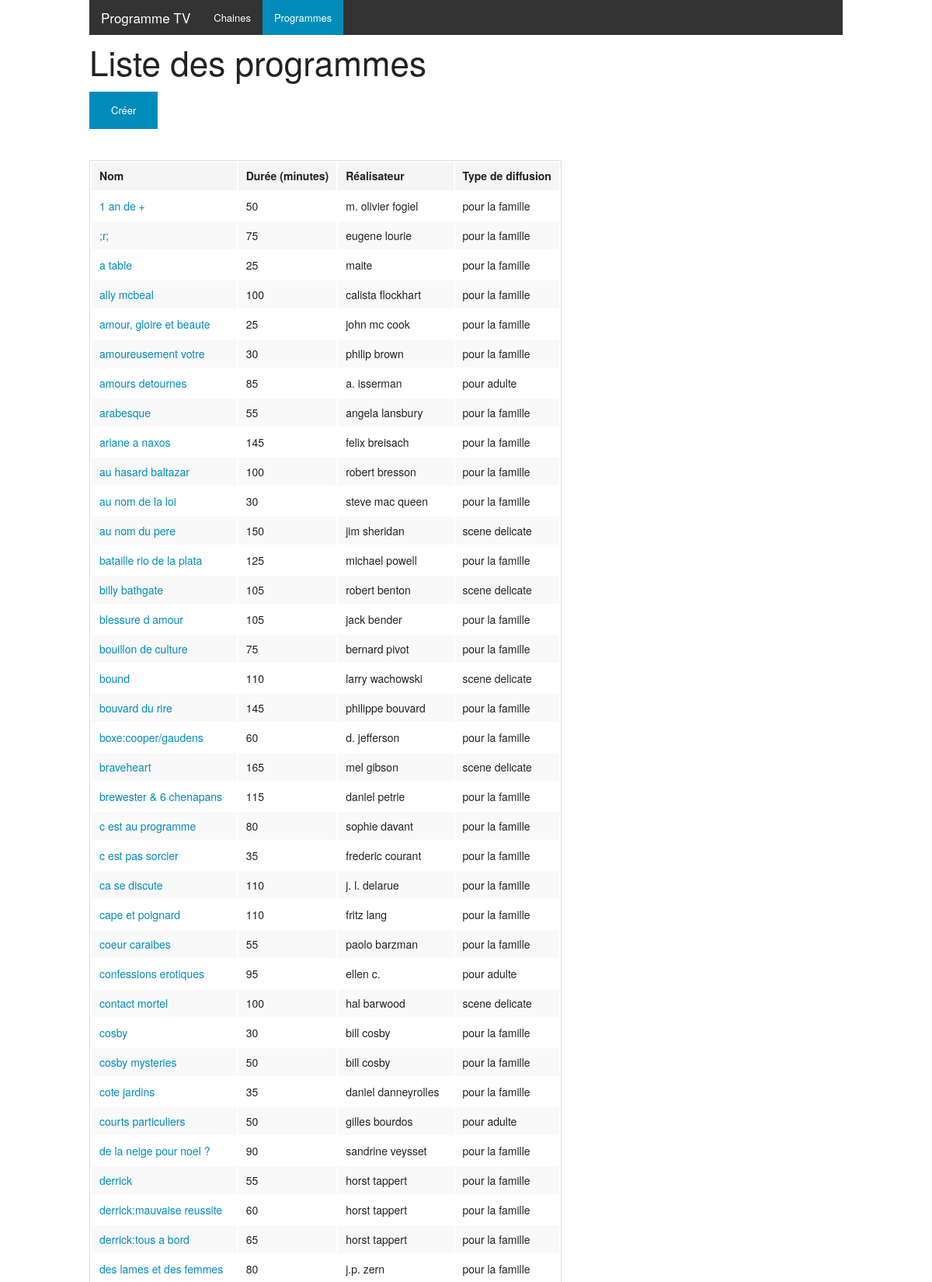
The app's page /programmes (upper part) with its own data.
### tables this page shows
CREATE TABLE IF NOT EXISTS `programmes` (
  `programme_id` smallint(6) NOT NULL AUTO_INCREMENT,
  `realisateur_id` smallint(6) NOT NULL,
  `type_id` smallint(10) NOT NULL,
  `duree` smallint(6) NOT NULL,
  `nom_programme` varchar(25) NOT NULL,
  PRIMARY KEY (`programme_id`),
  KEY `fk_programm_realiseur_id` (`realisateur_id`),
  KEY `fk_programm_type_id` (`type_id`)
);

CREATE TABLE IF NOT EXISTS `realisateur` (
  `realisateur_id` smallint(6) NOT NULL AUTO_INCREMENT,
  `nom_realisateur` varchar(20) DEFAULT NULL,
  PRIMARY KEY (`realisateur_id`)
);

CREATE TABLE IF NOT EXISTS `type_diffusion` (
  `type_id` smallint(10) NOT NULL AUTO_INCREMENT,
  `libelle` varchar(15) NOT NULL,
  PRIMARY KEY (`type_id`)
);

### autoload.php (called while the page is built, shortened)
<?php
function autoload($className) {
    $className = ltrim($className, '\\');
    $fileName = $namespace = '';
    if ($lastNsPos = strripos($className, '\\')) {
        $namespace = substr($className, 0, $lastNsPos);
        $className = substr($className, $lastNsPos + 1);
        $fileName = str_replace('\\', DIRECTORY_SEPARATOR, $namespace) . DIRECTORY_SEPARATOR;
    }
    $fileName .= str_replace('_', DIRECTORY_SEPARATOR, $className) . '.php';
}

### View/View.php (called while the page is built, shortened)
<?php
class View {
    private $file;
    public function __construct($folderName, $fileName) {
        $this->file = './View/' . $folderName . '/' . $fileName . 'View.php';
    }
    private function generateFile($file, $data) {
        if (file_exists($file)) {
            if (isset($data)) {
                extract($data);
                require $file;
                return ob_get_clean();
            }
        } else {
            throw new Exception($file . ' does not exists.');
        }
    }
    public function create($data) {
        $content = $this->generateFile($this->file, $data);
        $view = $this->generateFile(__DIR__ . '/layout.php', ['content' => $content]);
        return $view;
    }
}

### index.php (called while the page is built, shortened)
<?php
require_once 'autoload.php';
$router = new \Controller\Router();
$router->routeRequest();

### Model/Dao/Database.php (called while the page is built, shortened)
<?php
class Database {
    private $db;
    private function getDatabase() {
        if ($this->db == null) {
            try {
                $this->db = new PDO(self::DATASOURCE . ':host=' . self::HOST . ';port=' . self::PORT . ';dbname=' . self::DATABASE, self::LOGIN, self::PASSWORD);
                $this->db->setAttribute(PDO::ATTR_ERRMODE, PDO::ERRMODE_EXCEPTION);
            } catch (Exception $e) {
                exit($e->getTraceAsString());
            }
        }
        return $this->db;
    }
    public function read($query, array $parameters = [], callable $factory=null) {
        $db = $this->getDatabase();
        $stmt = $db->prepare($query);
        $stmt->execute($parameters);
        $result = [];
        if ($factory == null) {
            while ($line = $stmt->fetch()) {
                $result[] = $line;
            }
        } else {
            while ($line = $stmt->fetch()) {
                $object = $factory();
                $object->hydrate($line);
                $result[] = $object;
            }
        }
        return $result;
    }
}

### Model/Dao/ProgrammeDAO.php (called while the page is built, shortened)
<?php
class ProgrammeDAO {
    private $factoryProgrammeDTO;
    public function __construct(){
        $this->factoryProgrammeDTO = function() {
            return new ProgrammeDTO();
        };
    }
    public function findAll($withJoin=false) {
        $result = Database::getInstance()->read('SELECT * FROM programmes ORDER BY nom_programme', array(), $this->factoryProgrammeDTO);
        if ($withJoin) {
            foreach ($result as $programmeDTO) {
                $this->doJoin($programmeDTO);
            }
        }
        return $result;
    }
    private function doJoin($programme) {
        $realisateurDAO = new RealisateurDAO();
        $programme->setRealisateurDTO($realisateurDAO->find($programme->getRealisateurId()));
        $typeDiffusionDAO = new TypeDiffusionDAO();
        $programme->setTypeDiffusionDTO($typeDiffusionDAO->find($programme->getTypeId()));
    }
}

### Model/Dto/Hydrator.php (called while the page is built, shortened)
<?php
trait Hydrator {
    public function hydrate($data) {
        foreach ($data as $key => $value) {
            $method = $this->getMethodName($key);
        }
    }
    private function getMethodName($name) {
        $parts = explode('_', $name);
        for ($i = 0, $c = count($parts) ; $i < $c ; $i++) {
            $parts[$i] = ucfirst($parts[$i]);
        }
        $name = implode('', $parts);
        $name = 'set' . $name;
        return $name;
    }
}

### Model/Dto/ProgrammeDTO.php (called while the page is built, shortened)
<?php
class ProgrammeDTO {
    private $programmeId;
    private $realisateurId;
    private $typeId;
    private $duree;
    private $nomProgramme;
    private $realisateurDTO;
    private $typeDiffusionDTO;
    public function getProgrammeId() {
        return $this->programmeId;
    }
    public function setProgrammeId($programmeId) {
        $this->programmeId = $programmeId;
    }
    public function getRealisateurId() {
        return $this->realisateurId;
    }
    public function setRealisateurId($realisateurId) {
        $this->realisateurId = $realisateurId;
    }
    public function getTypeId() {
        return $this->typeId;
    }
    public function setTypeId($typeId) {
        $this->typeId = $typeId;
    }
    public function getDuree() {
        return $this->duree;
    }
    public function setDuree($duree) {
        $this->duree = $duree;
    }
    public function getNomProgramme() {
        return $this->nomProgramme;
    }
    public function setNomProgramme($nomProgramme) {
        $this->nomProgramme = $nomProgramme;
    }
    public function getRealisateurDTO() {
        return $this->realisateurDTO;
    }
    public function setRealisateurDTO($realisateurDTO) {
        $this->realisateurDTO = $realisateurDTO;
    }
    public function getTypeDiffusionDTO() {
        return $this->typeDiffusionDTO;
    }
    public function setTypeDiffusionDTO($typeDiffusionDTO) {
        $this->typeDiffusionDTO = $typeDiffusionDTO;
    }
}

### Model/Dao/RealisateurDAO.php (called while the page is built, shortened)
<?php
class RealisateurDAO {
    private $factoryRealisateurDTO;
    public function __construct(){
        $this->factoryRealisateurDTO = function() {
            return new RealisateurDTO();
        };
    }
    public function find($id) {
        $result = Database::getInstance()->read('SELECT * FROM realisateur WHERE realisateur_id = :id', array('id' => $id), $this->factoryRealisateurDTO);
        if (!empty($result)) {
            return $result[0];
        } else {
            return null;
        }
    }
}

### Model/Dao/TypeDiffusionDAO.php (called while the page is built, shortened)
<?php
class TypeDiffusionDAO {
    private $factoryTypeDiffusionDTO;
    public function __construct(){
        $this->factoryTypeDiffusionDTO = function() {
            return new TypeDiffusionDTO();
        };
    }
    public function find($id) {
        $result = Database::getInstance()->read('SELECT * FROM type_diffusion WHERE type_id = :id', array('id' => $id), $this->factoryTypeDiffusionDTO);
        if (!empty($result)) {
            return $result[0];
        } else {
            return null;
        }
    }
}

### Model/Dto/RealisateurDTO.php (called while the page is built, shortened)
<?php
class RealisateurDTO {
    private $nomRealisateur;
    public function getNomRealisateur() {
        return $this->nomRealisateur;
    }
    public function setNomRealisateur($nomRealisateur) {
        $this->nomRealisateur = $nomRealisateur;
    }
}

### Model/Dto/TypeDiffusionDTO.php (called while the page is built, shortened)
<?php
class TypeDiffusionDTO {
    private $libelle;
    public function getLibelle() {
        return $this->libelle;
    }
    public function setLibelle($libelle) {
        $this->libelle = $libelle;
    }
}

### View/programme/listView.php (the view, shortened to what this page needs)
<div class="columns small-12">
    <h1>Liste des programmes</h1>
    <p>
        <a href="/programme/create" class="button small">Créer</a>
    </p>
    <table>
        <thead>
            <tr>
                <th>Nom</th>
                <th>Durée (minutes)</th>
                <th>Réalisateur</th>
                <th>Type de diffusion</th>
            </tr>
        </thead>
        <tbody>
            <?php foreach ($programmes as $programme): ?>
                <tr>
                    <td>
                        <a href="/programme/<?= $programme->getProgrammeId() ?>">
                            <?= $programme->getNomProgramme() ?>
                        </a>
                    </td>
                    <td><?= $programme->getDuree() ?></td>
                    <td><?= $programme->getRealisateurDTO()->getNomRealisateur() ?></td>
                    <td><?= $programme->getTypeDiffusionDTO() != null ? $programme->getTypeDiffusionDTO()->getLibelle() : '<em>aucun</em>' ?></td>
                </tr>
            <?php endforeach; ?>
        </tbody>
    </table>
</div>

### Controller/Router.php (shortened to what this page needs)
<?php
class Router {
    private $config;
    public function __construct() {
        $this->config = [
            new RouterConfig('/chaines', 'Chaine', 'list'),
            new RouterConfig('/chaine/create', 'Chaine', 'create'),
            new RouterConfig('/chaine/update', 'Chaine', 'update', ['id']),
            new RouterConfig('/chaine/delete', 'Chaine', 'delete', ['id']),
            new RouterConfig('/chaine', 'Chaine', 'read', ['id']),
            new RouterConfig('/programmes', 'Programme', 'list'),
            new RouterConfig('/programme/create', 'Programme', 'create'),
            new RouterConfig('/programme/update', 'Programme', 'update', ['id']),
            new RouterConfig('/programme/delete', 'Programme', 'delete', ['id']),
            new RouterConfig('/programme', 'Programme', 'read', ['id']),
            new RouterConfig('/programmation/create', 'Programmation', 'create', [], ['by', 'id']),
            new RouterConfig('/programmation/delete', 'Programmation', 'delete', ['chaineId', 'programmeId', 'dateDiffusion'], ['by']),
            new RouterConfig('/', 'Chaine', 'list'),
        ];
    }
    public function routeRequest() {
        $pathInfo = !empty($_SERVER['PATH_INFO']) ? $_SERVER['PATH_INFO'] : '/';
        foreach ($this->config as $config) {
            if ($config->path === '/' && $pathInfo !== '/' && $pathInfo !== '') {
                (new ErrorController())->notFoundAction($_SERVER['PATH_INFO']);
            } else {
                $strpos = strpos($pathInfo, $config->path);
                if ($strpos === 0) {
                    $params = $this->extractParameters($pathInfo, $config);
                    $paramCount = count($params);
                    $requiredCount = count($config->required);
                    $optionalCount = count($config->optional);
                    if ($requiredCount <= $paramCount && $paramCount <= $requiredCount + $optionalCount) {
                        $parameters = $this->generateControllerParameters($paramCount, $params, $config);
                        $this->launchController($config, $parameters);
                        break;
                    } else {
                        throw new Exception('The number of argument for controller ' . $config->path . ' ' .
                            '(=> ' . $config->controller . '.' . $config->action . ') is invalid.');
                    }
                }
            }
        }
    }
    public function extractParameters($pathInfo, $config) {
        if ($pathInfo === $config->path || $pathInfo === $config->path . '/') {
            return [];
        } else {
            $params = explode('/', substr($pathInfo, strlen($config->path)));
            array_shift($params);
            return $params;
        }
    }
    public function generateControllerParameters($paramCount, $params, $config) {
        $parameters = [];
        return $parameters;
    }
    public function launchController($config, $parameters) {
        $controllerName = '\\Controller\\' . $config->controller . 'Controller';
        if (class_exists($controllerName)) {
            $controller = new $controllerName();
            $actionName = $config->action . 'Action';
            if (method_exists($controller, $actionName)) {
                $controller->$actionName($parameters);
            } else {
                throw new Exception('The method ' . $controllerName . '.' . $actionName . ' does not exists.');
            }
        } else {
            throw new Exception('The controller ' . $controllerName . ' does not exists.');
        }
    }
}
class RouterConfig {
    public function __construct($path, $controller, $action, $required = [], $optional = []) {
        $this->path = $path;
        $this->controller = $controller;
        $this->action = $action;
        $this->required = $required;
        $this->optional = $optional;
    }
}

### records on screen
programmes: nom_programme "1 an de +", duree "50", realisateur.nom_realisateur "m. olivier fogiel", type.libelle "pour la famille"
programmes: nom_programme ";r;", duree "75", realisateur.nom_realisateur "eugene lourie", type.libelle "pour la famille"
programmes: nom_programme "a table", duree "25", realisateur.nom_realisateur "maite", type.libelle "pour la famille"
programmes: nom_programme "ally mcbeal", duree "100", realisateur.nom_realisateur "calista flockhart", type.libelle "pour la famille"
programmes: nom_programme "amour, gloire et beaute", duree "25", realisateur.nom_realisateur "john mc cook", type.libelle "pour la famille"
programmes: nom_programme "amoureusement votre", duree "30", realisateur.nom_realisateur "philip brown", type.libelle "pour la famille"
programmes: nom_programme "amours detournes", duree "85", realisateur.nom_realisateur "a. isserman", type.libelle "pour adulte"
programmes: nom_programme "arabesque", duree "55", realisateur.nom_realisateur "angela lansbury", type.libelle "pour la famille"
programmes: nom_programme "ariane a naxos", duree "145", realisateur.nom_realisateur "felix breisach", type.libelle "pour la famille"
programmes: nom_programme "au hasard baltazar", duree "100", realisateur.nom_realisateur "robert bresson", type.libelle "pour la famille"
programmes: nom_programme "au nom de la loi", duree "30", realisateur.nom_realisateur "steve mac queen", type.libelle "pour la famille"
programmes: nom_programme "au nom du pere", duree "150", realisateur.nom_realisateur "jim sheridan", type.libelle "scene delicate"
programmes: nom_programme "bataille rio de la plata", duree "125", realisateur.nom_realisateur "michael powell", type.libelle "pour la famille"
programmes: nom_programme "billy bathgate", duree "105", realisateur.nom_realisateur "robert benton", type.libelle "scene delicate"
programmes: nom_programme "blessure d amour", duree "105", realisateur.nom_realisateur "jack bender", type.libelle "pour la famille"
programmes: nom_programme "bouillon de culture", duree "75", realisateur.nom_realisateur "bernard pivot", type.libelle "pour la famille"
programmes: nom_programme "bound", duree "110", realisateur.nom_realisateur "larry wachowski", type.libelle "scene delicate"
programmes: nom_programme "bouvard du rire", duree "145", realisateur.nom_realisateur "philippe bouvard", type.libelle "pour la famille"
programmes: nom_programme "boxe:cooper/gaudens", duree "60", realisateur.nom_realisateur "d. jefferson", type.libelle "pour la famille"
programmes: nom_programme "braveheart", duree "165", realisateur.nom_realisateur "mel gibson", type.libelle "scene delicate"
programmes: nom_programme "brewester & 6 chenapans", duree "115", realisateur.nom_realisateur "daniel petrie", type.libelle "pour la famille"
programmes: nom_programme "c est au programme", duree "80", realisateur.nom_realisateur "sophie davant", type.libelle "pour la famille"
programmes: nom_programme "c est pas sorcier", duree "35", realisateur.nom_realisateur "frederic courant", type.libelle "pour la famille"
programmes: nom_programme "ca se discute", duree "110", realisateur.nom_realisateur "j. l. delarue", type.libelle "pour la famille"
programmes: nom_programme "cape et poignard", duree "110", realisateur.nom_realisateur "fritz lang", type.libelle "pour la famille"
programmes: nom_programme "coeur caraibes", duree "55", realisateur.nom_realisateur "paolo barzman", type.libelle "pour la famille"
programmes: nom_programme "confessions erotiques", duree "95", realisateur.nom_realisateur "ellen c.", type.libelle "pour adulte"
programmes: nom_programme "contact mortel", duree "100", realisateur.nom_realisateur "hal barwood", type.libelle "scene delicate"
programmes: nom_programme "cosby", duree "30", realisateur.nom_realisateur "bill cosby", type.libelle "pour la famille"
programmes: nom_programme "cosby mysteries", duree "50", realisateur.nom_realisateur "bill cosby", type.libelle "pour la famille"
programmes: nom_programme "cote jardins", duree "35", realisateur.nom_realisateur "daniel danneyrolles", type.libelle "pour la famille"
programmes: nom_programme "courts particuliers", duree "50", realisateur.nom_realisateur "gilles bourdos", type.libelle "pour adulte"
programmes: nom_programme "de la neige pour noel ?", duree "90", realisateur.nom_realisateur "sandrine veysset", type.libelle "pour la famille"
programmes: nom_programme "derrick", duree "55", realisateur.nom_realisateur "horst tappert", type.libelle "pour la famille"
programmes: nom_programme "derrick:mauvaise reussite", duree "60", realisateur.nom_realisateur "horst tappert", type.libelle "pour la famille"
programmes: nom_programme "derrick:tous a bord", duree "65", realisateur.nom_realisateur "horst tappert", type.libelle "pour la famille"
programmes: nom_programme "des lames et des femmes", duree "80", realisateur.nom_realisateur "j.p. zern", type.libelle "pour la famille"
